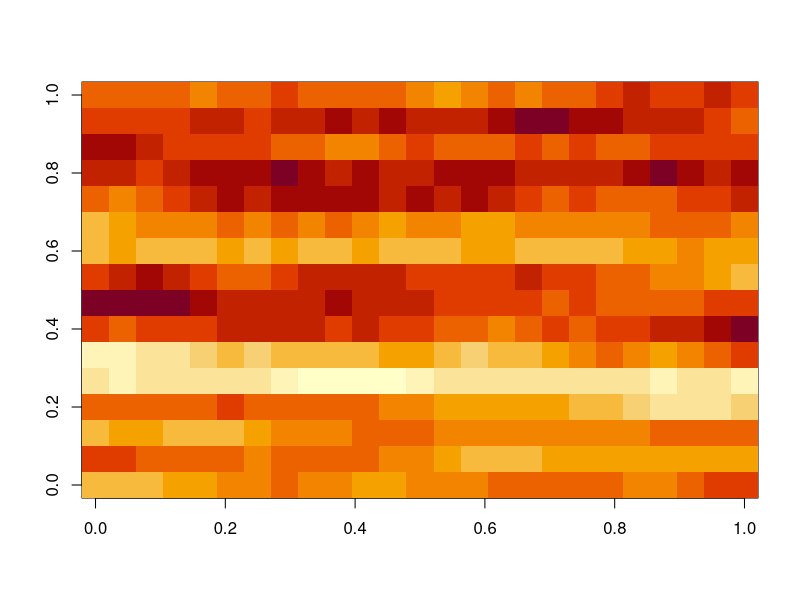
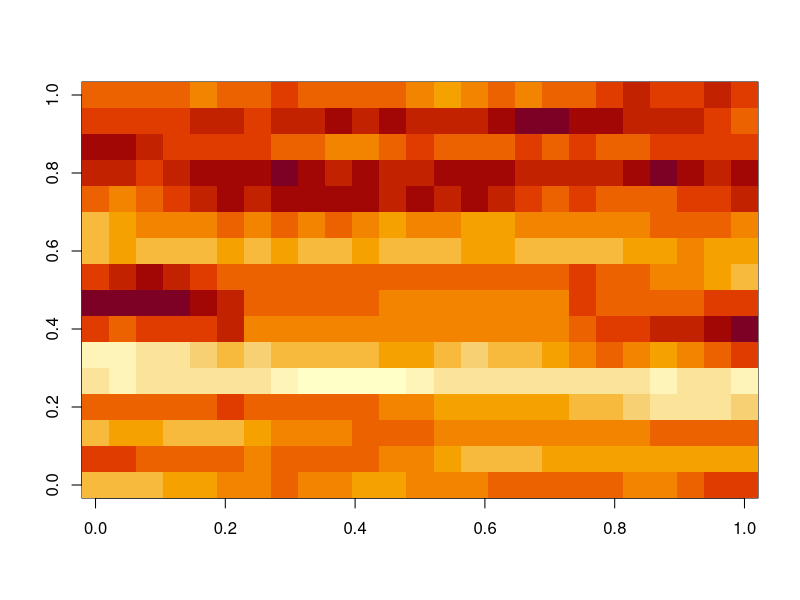

Write the R code that produced these figures, in order. (Note: this script raises an error after producing the figures.)



grid = array(0, dim = c(15,16))

## Add Corners
grid[1,1] = 114
grid[1,16] = 121
grid[15,1] = 116
grid[15,16] = 121

delta.j1 = (grid[15,1] - grid[1,1]) / 14
delta.j6 = (grid[15,16] - grid[1,16]) / 14

## Fill in first and last column
for (i in c(1:15)) {
  grid[i,1] = grid[1,1] + delta.j1 * (i-1)
  grid[i,16] = grid[1,16] + delta.j6 * (i-1)
}


## Fill in all values
for (i in c(1:15)) {

  delta = (grid[i,16] - grid[i,1]) / 15

  for (j in 2:15) {
    grid[i,j] = grid[i,j-1] + delta
  }
}


smooth.gaussian = function(x, sd = 0.2, n = 5) {

  stencil = array(1, dim = rep(n, 2))

  for (i in 1:n) {
    stencil[i,] = stencil[i,] * dnorm(c(1:n), (n+1)/2, sd)
  }
  for (i in 1:n) {
    stencil[,i] = stencil[,i] * dnorm(c(1:n), (n+1)/2, sd)
  }
  stencil = stencil / sum(stencil, na.rm = T)


  new = x
  buffer = (n + 1) / 2
  for (i in buffer:(dim(x)[1] - buffer)) {
    for (j in buffer:(dim(x)[2] - buffer)) {
      new[i,j] = sum(stencil * x[(i-buffer+1):(i+buffer-1), (j-buffer+1):(j+buffer-1)])
    }
  }

  new
}


original = array(cumsum(runif(400, -1, 1)), dim = c(25,16))
image(original)
test = smooth.gaussian(original, sd = 5, n = 13)
image(test)


poc = read.satellite('C:/Data/Satellite/A20022492002256.L3m_8D_POC_poc_4km.nc', lon = c(-180, -140), lat = c(40, 80))
str(poc$field)
poc.smooth = smooth.gaussian(poc$field[[1]], 0.2, 3)

map = make.map.nga()
add.map.layer(map, poc$lon, poc$lat, poc$field[[1]], pal = 'parula', zlim = c(0, 1e3))
add.map.layer(map, poc$lon, poc$lat, poc.smooth, pal = 'parula', zlim = c(0, 1e3))
redraw.map(map)



frrf = load.frrf('C:/Users/Tom Kelly/Desktop/FRRF/CTG-Act2Run/Auto-saved FLC data files/20220308/')

plot(frrf[[1]]$A$E,
     frrf[[1]]$A$JPII,
     type = 'l',
     lwd = 3,
     yaxs = 'i',
     xaxs = 'i',
     xlim = c(0,700),
     xlab = 'E')

lines(frrf[[2]]$A$E,
      frrf[[2]]$A$JPII,
      lwd = 3,
      col = 'dark green')

lines(frrf[[3]]$A$E,
      frrf[[3]]$A$JPII,
      lwd = 3,
      col = 'dark green')
